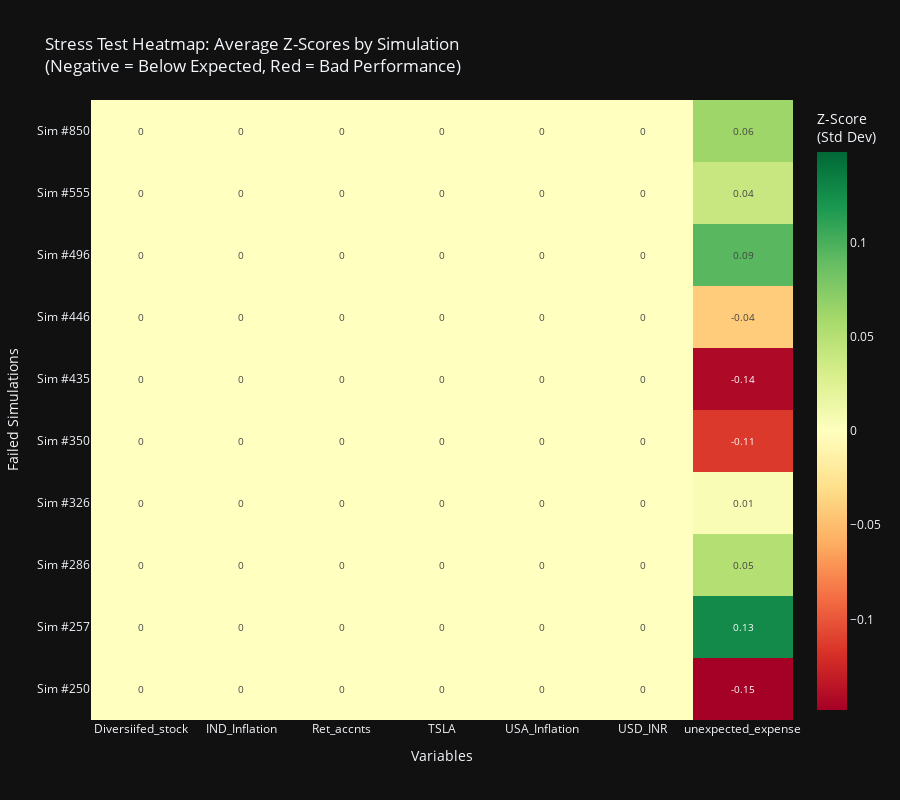

Source (notebook cell):
### Code cell
# STRESS TEST HEATMAP - Variable Extremeness Analysis
 

if len(failed_simulations) > 0:
    print("\\n" + "="*80)
    print("STRESS TEST ANALYSIS - Identifying Extreme Variables")
    print("="*80)
    
    # Get extreme variables data
    extreme_df = identify_extreme_variables(failed_simulations)
    
    # Create pivot tables for visualization
    for sim_id in extreme_df['sim_id'].unique():
        sim_data = extreme_df[extreme_df['sim_id'] == sim_id]
        
        print(f"\\nSimulation #{sim_id} (Broke at age {sim_data['broke_age'].iloc[0]:.0f}):")
        print("-" * 80)
        print(f"{'Variable':<30} {'Avg Z-Score':<15} {'Extreme Bad Yrs':<18} {'Worst Year Z':<15}")
        print("-" * 80)
        
        for _, row in sim_data.iterrows():
            var_name = row['variable'].replace('_growth', '').replace('_rate', '')
            print(f"{var_name:<30} {row['avg_z_score']:>12.2f}   {row['extreme_bad_years']:>15.0f}   {row['worst_year_z']:>13.2f}")
    
    # Create heatmap of z-scores for all failed simulations
    print("\\n" + "="*80)
    print("Creating stress test heatmap...")
    
    # Create a heatmap showing z-scores by simulation and variable
    heatmap_data = extreme_df.pivot_table(
        index='sim_id', 
        columns='variable', 
        values='avg_z_score',
        aggfunc='first'
    )
    
    if not heatmap_data.empty and heatmap_data.values.size > 0:
        # Create plotly heatmap
        fig_heatmap = go.Figure(data=go.Heatmap(
            z=heatmap_data.values,
            x=[col.replace('_growth', '').replace('_rate', '') for col in heatmap_data.columns],
            y=[f"Sim #{int(idx)}" for idx in heatmap_data.index],
            colorscale='RdYlGn',
            zmid=0,
            text=np.round(heatmap_data.values, 2),
            texttemplate='%{text}',
            textfont={"size": 10},
            colorbar=dict(title="Z-Score<br>(Std Dev)"),
            hovertemplate='Simulation: %{y}<br>Variable: %{x}<br>Z-Score: %{z:.2f}<extra></extra>'
        ))
        
        fig_heatmap.update_layout(
            title='Stress Test Heatmap: Average Z-Scores by Simulation<br>(Negative = Below Expected, Red = Bad Performance)',
            xaxis_title='Variables',
            yaxis_title='Failed Simulations',
            height=400 + len(failed_simulations) * 40,
            template='plotly_dark'
        )
        
        fig_heatmap.show()
    else:
        print("Warning: No data available for heatmap visualization")
    
    # Summary statistics
    print("\\n" + "="*80)
    print("SUMMARY: Most Problematic Variables Across All Failures")
    print("="*80)
    
    variable_summary = extreme_df.groupby('variable').agg({
        'avg_z_score': 'mean',
        'extreme_bad_years': 'sum',
        'worst_year_z': 'min'
    }).sort_values('avg_z_score')
    
    print(f"{'Variable':<30} {'Mean Z-Score':<15} {'Total Bad Yrs':<15} {'Worst Z':<12}")
    print("-" * 75)
    for var, row in variable_summary.iterrows():
        var_name = var.replace('_growth', '').replace('_rate', '')
        print(f"{var_name:<30} {row['avg_z_score']:>13.2f}   {row['extreme_bad_years']:>13.0f}   {row['worst_year_z']:>10.2f}")
    
    print("="*80)
else:
    print("\\nNo failed simulations to analyze.")

### Figure 1 — Plotly figure (JSON) as saved in the notebook; plotly's stock layout.template omitted (floating-point values rounded to 4 significant figures)
{"data": [{"colorbar": {"title": {"text": "Z-Score<br>(Std Dev)"}}, "colorscale": [[0, "rgb(165,0,38)"], [0.1, "rgb(215,48,39)"], [0.2, "rgb(244,109,67)"], [0.3, "rgb(253,174,97)"], [0.4, "rgb(254,224,139)"], [0.5, "rgb(255,255,191)"], [0.6, "rgb(217,239,139)"], [0.7, "rgb(166,217,106)"], [0.8, "rgb(102,189,99)"], [0.9, "rgb(26,152,80)"], [1, "rgb(0,104,55)"]], "hovertemplate": "Simulation: %{y}<br>Variable: %{x}<br>Z-Score: %{z:.2f}<extra></extra>", "text": [[0.0, -0.0, 0.0, -0.0, 0.0, 0.0, -0.15], [-0.0, -0.0, -0.0, 0.0, -0.0, -0.0, 0.13], [0.0, 0.0, -0.0, -0.0, -0.0, 0.0, 0.05], [-0.0, 0.0, -0.0, -0.0, 0.0, -0.0, 0.01], [0.0, 0.0, -0.0, 0.0, -0.0, 0.0, -0.11], [0.0, 0.0, -0.0, 0.0, -0.0, 0.0, -0.14], [0.0, -0.0, -0.0, -0.0, -0.0, 0.0, -0.04], [0.0, 0.0, -0.0, -0.0, -0.0, -0.0, 0.09], [0.0, -0.0, -0.0, 0.0, 0.0, 0.0, 0.04], [0.0, -0.0, 0.0, -0.0, -0.0, -0.0, 0.06]], "textfont": {"size": 10}, "texttemplate": "%{text}", "type": "heatmap", "x": ["Diversiifed_stock", "IND_Inflation", "Ret_accnts", "TSLA", "USA_Inflation", "USD_INR", "unexpected_expense"], "y": ["Sim #250", "Sim #257", "Sim #286", "Sim #326", "Sim #350", "Sim #435", "Sim #446", "Sim #496", "Sim #555", "Sim #850"], "z": [[6.411e-17, -3.127e-18, 1.095e-16, -4.691e-17, 2.94e-16, 8.131e-17, -0.1481], [-9.499e-17, -2.002e-16, -2.095e-16, 2.306e-17, -2.189e-16, -1.157e-16, 0.1269], [2.205e-16, 8.288e-17, -5.317e-17, -3.939e-17, -7.068e-16, 3.909e-17, 0.05101], [-3.909e-19, 2.541e-16, -9.069e-17, -3.127e-18, 7.506e-17, -7.349e-17, 0.005561], [1.564e-17, 1.251e-17, -4.535e-17, 5.473e-17, -1.02e-15, 7.349e-17, -0.114], [2.502e-17, 1.861e-16, -6.098e-17, 1.251e-17, -3.002e-16, 2.189e-17, -0.1427], [1.329e-17, -1.016e-17, -6.098e-17, -7.506e-17, -5.504e-16, 1.72e-17, -0.0417], [7.818e-18, 1.775e-16, -9.382e-18, -7.818e-19, -4.316e-16, -9.382e-18, 0.09398], [6.255e-18, -1.024e-16, -3.127e-18, 6.255e-18, 6.255e-17, 1.626e-16, 0.03977], [2.502e-17, -6.958e-17, 1.095e-17, -8.913e-17, -4.879e-16, -3.596e-17, 0.06226]], "zmid": 0}], "layout": {"height": 800, "title": {"text": "Stress Test Heatmap: Average Z-Scores by Simulation<br>(Negative = Below Expected, Red = Bad Performance)"}, "xaxis": {"title": {"text": "Variables"}}, "yaxis": {"title": {"text": "Failed Simulations"}}}}
